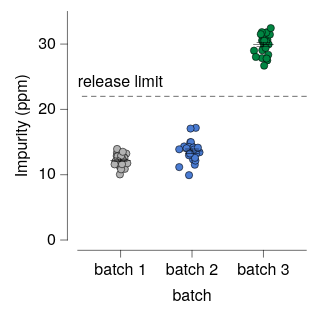

The Vega-Lite source for this figure:
### Vega-Lite specification from a JSON file in a GitHub repository (floating-point values rounded to 4 significant figures)
{"background": null, "config": {"arc": {"fill": "#DBDBDB", "fillOpacity": 1.0, "innerRadius": 25.0, "padAngle": 0.03, "stroke": "black", "strokeOpacity": 1, "strokeWidth": 0.25}, "area": {"fill": "#DBDBDB", "fillOpacity": 1.0, "stroke": "black", "strokeOpacity": 1, "strokeWidth": 0.25}, "axis": {"domain": true, "domainCap": "round", "domainColor": "black", "domainWidth": 0.25, "grid": false, "gridCap": "round", "gridColor": "#F1F1F1", "gridDash": [0, 0], "gridOpacity": 1.0, "gridWidth": 0.25, "labelColor": "black", "labelFont": "Helvetica Neue, HelveticaNeue, Helvetica, Arial, sans-serif", "labelFontSize": 7, "labelFontStyle": "normal", "labelFontWeight": 400, "offset": 4.5, "ticks": true, "tickCap": "round", "tickColor": "black", "tickRound": false, "tickSize": 3, "tickWidth": 0.25, "titleColor": "black", "titleFont": "Helvetica Neue, HelveticaNeue, Helvetica, Arial, sans-serif", "titleFontSize": 7, "titleFontStyle": "normal", "titleFontWeight": 400}, "axisX": {"domain": true, "labelAlign": "center", "labelAngle": 0, "labels": true, "ticks": true, "translate": 0}, "axisY": {"domain": true, "labelAlign": "right", "labelAngle": 0, "labels": true, "ticks": true, "translate": 0}, "axisRight": {"domain": true, "labelAlign": "left", "labelAngle": 0, "labels": true, "ticks": true, "translate": 0}, "axisTop": {"domain": true, "labelAlign": "center", "labelAngle": 0, "labels": true, "ticks": true, "translate": 0}, "axisBand": {"tickOffset": 0}, "bar": {"fill": "#DBDBDB", "fillOpacity": 1.0, "stroke": "black", "strokeOpacity": 1, "strokeWidth": 0.25}, "boxplot": {"size": 9.0, "ticks": {"cornerRadius": 0.25, "fill": "black", "opacity": 1, "size": 4.5, "thickness": 0.25}, "box": {"fillOpacity": 1.0, "stroke": "black", "strokeOpacity": 1, "strokeWidth": 0.25}, "median": {"cornerRadius": 0, "fill": "black", "fillOpacity": 1.0, "opacity": 1, "size": 9.0, "thickness": 0.25}, "rule": {"fill": "black", "fillOpacity": 1.0, "size": 10.0, "stroke": "black", "strokeDash": [0, 0], "strokeOpacity": 1, "strokeWidth": 0.25}, "outliers": {"color": "black", "fill": "black", "fillOpacity": 1.0, "size": 0, "stroke": "black", "strokeOpacity": 1, "strokeWidth": 0.25}}, "circle": {"fill": "black", "fillOpacity": 1.0, "size": 1.25, "stroke": null, "strokeOpacity": 1, "strokeWidth": 0.25}, "errorband": {"band": {"fillOpacity": 0.6, "stroke": null, "strokeWidth": 0.25, "strokeOpacity": 1}, "borders": {"opacity": 0, "strokeOpacity": 0.25, "strokeWidth": 1}}, "errorbar": {"opacity": 1, "rule": {"strokeDash": [0, 0], "strokeWidth": 0.25}, "ticks": {"color": "black", "cornerRadius": 0.125, "opacity": 1, "size": 6.0, "thickness": 0.25}, "thickness": 0.25}, "font": "Helvetica Neue, HelveticaNeue, Helvetica, Arial, sans-serif", "geoshape": {"fill": "#DBDBDB", "fillOpacity": 1.0, "stroke": "black", "strokeOpacity": 1, "strokeWidth": 0.25}, "header": {"labelColor": "black", "labelFont": "Helvetica Neue, HelveticaNeue, Helvetica, Arial, sans-serif", "labelFontSize": 7, "labelFontStyle": "normal", "labelFontWeight": 400, "titleColor": "black", "titleFont": "Helvetica Neue, HelveticaNeue, Helvetica, Arial, sans-serif", "titleFontSize": 7, "titleFontStyle": "normal", "titleFontWeight": 400, "titlePadding": 0}, "legend": {"disable": false, "offset": 4.5, "titlePadding": 4, "labelOffset": 2, "gradientLabelOffset": 2, "gradientLength": 50.0, "gradientThickness": 5.0, "gradientOpacity": 1.0, "gradientStrokeColor": "black", "gradientStrokeWidth": 0.25, "labelColor": "black", "labelFont": "Helvetica Neue, HelveticaNeue, Helvetica, Arial, sans-serif", "labelFontSize": 7, "labelFontStyle": "normal", "labelFontWeight": 400, "strokeColor": "black", "strokeWidth": 0, "symbolSize": 42, "symbolStrokeColor": "black", "symbolStrokeWidth": 0.25, "titleColor": "black", "titleFont": "Helvetica Neue, HelveticaNeue, Helvetica, Arial, sans-serif", "titleFontSize": 7, "titleFontStyle": "normal", "titleFontWeight": 400}, "line": {"color": "black", "stroke": "black", "strokeCap": "butt", "strokeDash": [0, 0], "strokeOpacity": 1, "strokeWidth": 0.5}, "point": {"filled": true, "fill": "#DBDBDB", "fillOpacity": 1.0, "size": 5.0, "stroke": "black", "strokeOpacity": 1, "strokeWidth": 0.25}, "range": {"category": ["#B2B2B2", "#4A7CD3", "#008542", "#664CAF", "#509F98", "#636363", "#284F93", "#005226", "#382864", "#285753"], "diverging": {"scheme": ["#443E60", "#5F597E", "#7C759B", "#9994B6", "#B7B4CC", "#D6D5DC", "#F6F6F6", "#D1DAD9", "#A4C2BF", "#7AA9A4", "#578E89", "#37736E", "#1B5954"]}, "heatmap": {"scheme": ["#440154", "#472270", "#433E82", "#38598C", "#2C728E", "#238A8D", "#24A086", "#39B578", "#5DC862", "#96D646", "#CAE02D", "#FDE724"]}, "ordinal": {"scheme": ["#F1F1F1", "#DBDBDB", "#C6C6C6", "#B2B2B2", "#9D9D9D", "#898989", "#767676", "#636363", "#515151", "#404040", "#2F2F2F", "#1F1F1F"]}, "ramp": {"scheme": ["#440154", "#472270", "#433E82", "#38598C", "#2C728E", "#238A8D", "#24A086", "#39B578", "#5DC862", "#96D646", "#CAE02D", "#FDE724"]}}, "rule": {"color": "black", "stroke": "black", "strokeCap": "round", "strokeDash": [2, 2], "strokeOpacity": 1, "strokeWidth": 0.25}, "scale": {"barBandPaddingInner": 0.1, "rectBandPaddingInner": 0, "tickBandPaddingInner": 0.1, "bandPaddingOuter": 0.1, "bandWithNestedOffsetPaddingInner": 0.2, "bandWithNestedOffsetPaddingOuter": 0.2, "offsetBandPaddingInner": 0, "offsetBandPaddingOuter": 0, "round": false}, "rect": {"fill": "#DBDBDB", "fillOpacity": 1.0, "stroke": "black", "strokeOpacity": 1, "strokeWidth": 0.25}, "square": {"fill": "#DBDBDB", "fillOpacity": 1.0, "size": 10.0, "stroke": "black", "strokeOpacity": 1, "strokeWidth": 0.25}, "text": {"color": "black", "font": "Helvetica Neue, HelveticaNeue, Helvetica, Arial, sans-serif", "fontSize": 7, "fontStyle": "normal", "fontWeight": 400}, "tick": {"color": "black", "cornerRadius": 0.125, "opacity": 1.0, "size": 9.0, "thickness": 0.25}, "title": {"anchor": "middle", "frame": "group", "color": "black", "font": "Helvetica Neue, HelveticaNeue, Helvetica, Arial, sans-serif", "fontSize": 7, "fontStyle": "normal", "fontWeight": 400, "subtitleColor": "black", "subtitleFont": "Helvetica Neue, HelveticaNeue, Helvetica, Arial, sans-serif", "subtitleFontSize": "Helvetica Neue, HelveticaNeue, Helvetica, Arial, sans-serif", "subtitleFontStyle": "normal", "subtitleFontWeight": 400}, "trail": {"color": "black", "opacity": 1, "size": 0.5}, "view": {"continuousWidth": 100, "continuousHeight": 100, "discreteWidth": 100, "discreteHeight": 100, "fill": null, "stroke": null, "strokeWidth": 0.25}}, "layer": [{"data": {"name": "data-ce6453724fbde4c06ff026c4739605b7"}, "mark": {"type": "circle", "opacity": 1.0, "size": 10.0, "stroke": "black", "strokeOpacity": 1, "strokeWidth": 0.25}, "encoding": {"color": {"field": "batch", "legend": null, "scale": {"domain": ["batch 1", "batch 2", "batch 3"]}, "sort": ["batch 1", "batch 2", "batch 3"], "title": null, "type": "nominal"}, "x": {"axis": {}, "field": "batch", "scale": {"domain": ["batch 1", "batch 2", "batch 3"]}, "sort": ["batch 1", "batch 2", "batch 3"], "title": "batch", "type": "nominal"}, "xOffset": {"field": "jitter_x", "scale": {"domain": [-5.61, 5.61], "range": [6.89, 18.11]}, "type": "quantitative"}, "y": {"field": "impurity", "title": "Impurity (ppm)", "type": "quantitative"}}}, {"data": {"name": "data-537744307cd203a78afa26ba7ff9bda1"}, "mark": {"type": "errorbar"}, "encoding": {"x": {"axis": {}, "field": "batch", "scale": {"domain": ["batch 1", "batch 2", "batch 3"]}, "sort": ["batch 1", "batch 2", "batch 3"], "title": "batch", "type": "nominal"}, "y": {"field": "__mean", "title": "Impurity (ppm)", "type": "quantitative"}, "yError": {"field": "__error"}}}, {"data": {"name": "data-537744307cd203a78afa26ba7ff9bda1"}, "mark": {"type": "tick"}, "encoding": {"x": {"axis": {}, "field": "batch", "scale": {"domain": ["batch 1", "batch 2", "batch 3"]}, "sort": ["batch 1", "batch 2", "batch 3"], "title": "batch", "type": "nominal"}, "y": {"field": "__mean", "title": "Impurity (ppm)", "type": "quantitative"}}}, {"layer": [{"data": {"values": [{"__dysonsphere__": 1}]}, "mark": {"type": "rule", "opacity": 1.0}, "encoding": {"y": {"datum": 22.0}}}, {"data": {"values": [{"__dysonsphere__": 1}]}, "mark": {"type": "text", "align": "left", "baseline": "bottom", "dx": 0, "dy": -3, "fontSize": 7}, "encoding": {"text": {"value": "release limit"}, "x": {"value": 0}, "y": {"datum": 22.0}}}]}], "$schema": "https://vega.github.io/schema/vega-lite/v6.4.1.json", "datasets": {"data-ce6453724fbde4c06ff026c4739605b7": [{"batch": "batch 1", "impurity": 12.52, "jitter_x": -0.7616}, {"batch": "batch 1", "impurity": 13.23, "jitter_x": 2.502}, {"batch": "batch 1", "impurity": 12.5, "jitter_x": 1.361}, {"batch": "batch 1", "impurity": 10.05, "jitter_x": -0.2807}, {"batch": "batch 1", "impurity": 13.36, "jitter_x": -1.577}, {"batch": "batch 1", "impurity": 12.67, "jitter_x": 1.477}, {"batch": "batch 1", "impurity": 11.19, "jitter_x": -0.2456}, {"batch": "batch 1", "impurity": 12.87, "jitter_x": -1.692}, {"batch": "batch 1", "impurity": 12.55, "jitter_x": 1.702}, {"batch": "batch 1", "impurity": 12.44, "jitter_x": 0.7138}, {"batch": "batch 1", "impurity": 12.04, "jitter_x": 1.401}, {"batch": "batch 1", "impurity": 12.82, "jitter_x": -1.297}, {"batch": "batch 1", "impurity": 10.9, "jitter_x": 1.843}, {"batch": "batch 1", "impurity": 11.76, "jitter_x": 2.945}, {"batch": "batch 1", "impurity": 11.28, "jitter_x": 0.05389}, {"batch": "batch 1", "impurity": 12.9, "jitter_x": 0.2217}, {"batch": "batch 1", "impurity": 12.06, "jitter_x": -1.118}, {"batch": "batch 1", "impurity": 11.56, "jitter_x": -1.018}, {"batch": "batch 1", "impurity": 10.83, "jitter_x": 0.2171}, {"batch": "batch 1", "impurity": 11.61, "jitter_x": 0.6187}, {"batch": "batch 1", "impurity": 12.01, "jitter_x": -2.25}, {"batch": "batch 1", "impurity": 11.59, "jitter_x": -2.621}, {"batch": "batch 1", "impurity": 13.94, "jitter_x": -1.526}, {"batch": "batch 1", "impurity": 13.51, "jitter_x": 0.9757}, {"batch": "batch 2", "impurity": 9.933, "jitter_x": -1.309}, {"batch": "batch 2", "impurity": 11.17, "jitter_x": -5.595}, {"batch": "batch 2", "impurity": 13.74, "jitter_x": 0.3582}, {"batch": "batch 2", "impurity": 13.37, "jitter_x": -1.068}, {"batch": "batch 2", "impurity": 14.32, "jitter_x": 0.08205}, {"batch": "batch 2", "impurity": 14.33, "jitter_x": -3.447}, {"batch": "batch 2", "impurity": 17.18, "jitter_x": 1.657}, {"batch": "batch 2", "impurity": 12.33, "jitter_x": 0.4465}, {"batch": "batch 2", "impurity": 13.43, "jitter_x": 3.281}, {"batch": "batch 2", "impurity": 17.06, "jitter_x": -0.6386}, {"batch": "batch 2", "impurity": 14.97, "jitter_x": -0.7423}, {"batch": "batch 2", "impurity": 14.99, "jitter_x": -0.4919}, {"batch": "batch 2", "impurity": 13.23, "jitter_x": 1.787}, {"batch": "batch 2", "impurity": 11.53, "jitter_x": 1.215}, {"batch": "batch 2", "impurity": 14.25, "jitter_x": -1.282}, {"batch": "batch 2", "impurity": 14.16, "jitter_x": 0.5972}, {"batch": "batch 2", "impurity": 12.16, "jitter_x": 1.499}, {"batch": "batch 2", "impurity": 12.98, "jitter_x": -1.326}, {"batch": "batch 2", "impurity": 13.89, "jitter_x": -5.61}, {"batch": "batch 2", "impurity": 12.58, "jitter_x": 1.279}, {"batch": "batch 2", "impurity": 13.85, "jitter_x": 0.8352}, {"batch": "batch 2", "impurity": 14.14, "jitter_x": 2.572}, {"batch": "batch 2", "impurity": 14.05, "jitter_x": -2.385}, {"batch": "batch 2", "impurity": 13.24, "jitter_x": -0.9032}, {"batch": "batch 3", "impurity": 31.19, "jitter_x": -0.3738}, {"batch": "batch 3", "impurity": 31.78, "jitter_x": 1.364}, {"batch": "batch 3", "impurity": 30.64, "jitter_x": 1.736}, {"batch": "batch 3", "impurity": 28.36, "jitter_x": 2.094}, {"batch": "batch 3", "impurity": 31.46, "jitter_x": 2.83}, {"batch": "batch 3", "impurity": 29.0, "jitter_x": -4.124}, {"batch": "batch 3", "impurity": 31.76, "jitter_x": 1.235}, {"batch": "batch 3", "impurity": 27.86, "jitter_x": -0.6286}, {"batch": "batch 3", "impurity": 31.83, "jitter_x": -0.6888}, {"batch": "batch 3", "impurity": 29.96, "jitter_x": 2.274}, {"batch": "batch 3", "impurity": 27.5, "jitter_x": 1.654}, {"batch": "batch 3", "impurity": 29.37, "jitter_x": 0.05927}, {"batch": "batch 3", "impurity": 30.11, "jitter_x": 0.1054}, {"batch": "batch 3", "impurity": 30.55, "jitter_x": -0.6089}, {"batch": "batch 3", "impurity": 28.04, "jitter_x": -3.322}, {"batch": "batch 3", "impurity": 27.79, "jitter_x": 1.377}, {"batch": "batch 3", "impurity": 30.4, "jitter_x": 1.211}, {"batch": "batch 3", "impurity": 29.07, "jitter_x": -0.5072}, {"batch": "batch 3", "impurity": 30.47, "jitter_x": -0.06294}, {"batch": "batch 3", "impurity": 31.52, "jitter_x": -1.185}, {"batch": "batch 3", "impurity": 26.7, "jitter_x": 0.3039}, {"batch": "batch 3", "impurity": 30.51, "jitter_x": 0.3696}, {"batch": "batch 3", "impurity": 32.45, "jitter_x": 3.209}, {"batch": "batch 3", "impurity": 29.4, "jitter_x": 0.9434}], "data-537744307cd203a78afa26ba7ff9bda1": [{"batch": "batch 1", "__mean": 12.17, "__error": 0.1929, "__dysonsphere__": 1}, {"batch": "batch 2", "__mean": 13.62, "__error": 0.3302, "__dysonsphere__": 1}, {"batch": "batch 3", "__mean": 29.9, "__error": 0.3252, "__dysonsphere__": 1}]}}
